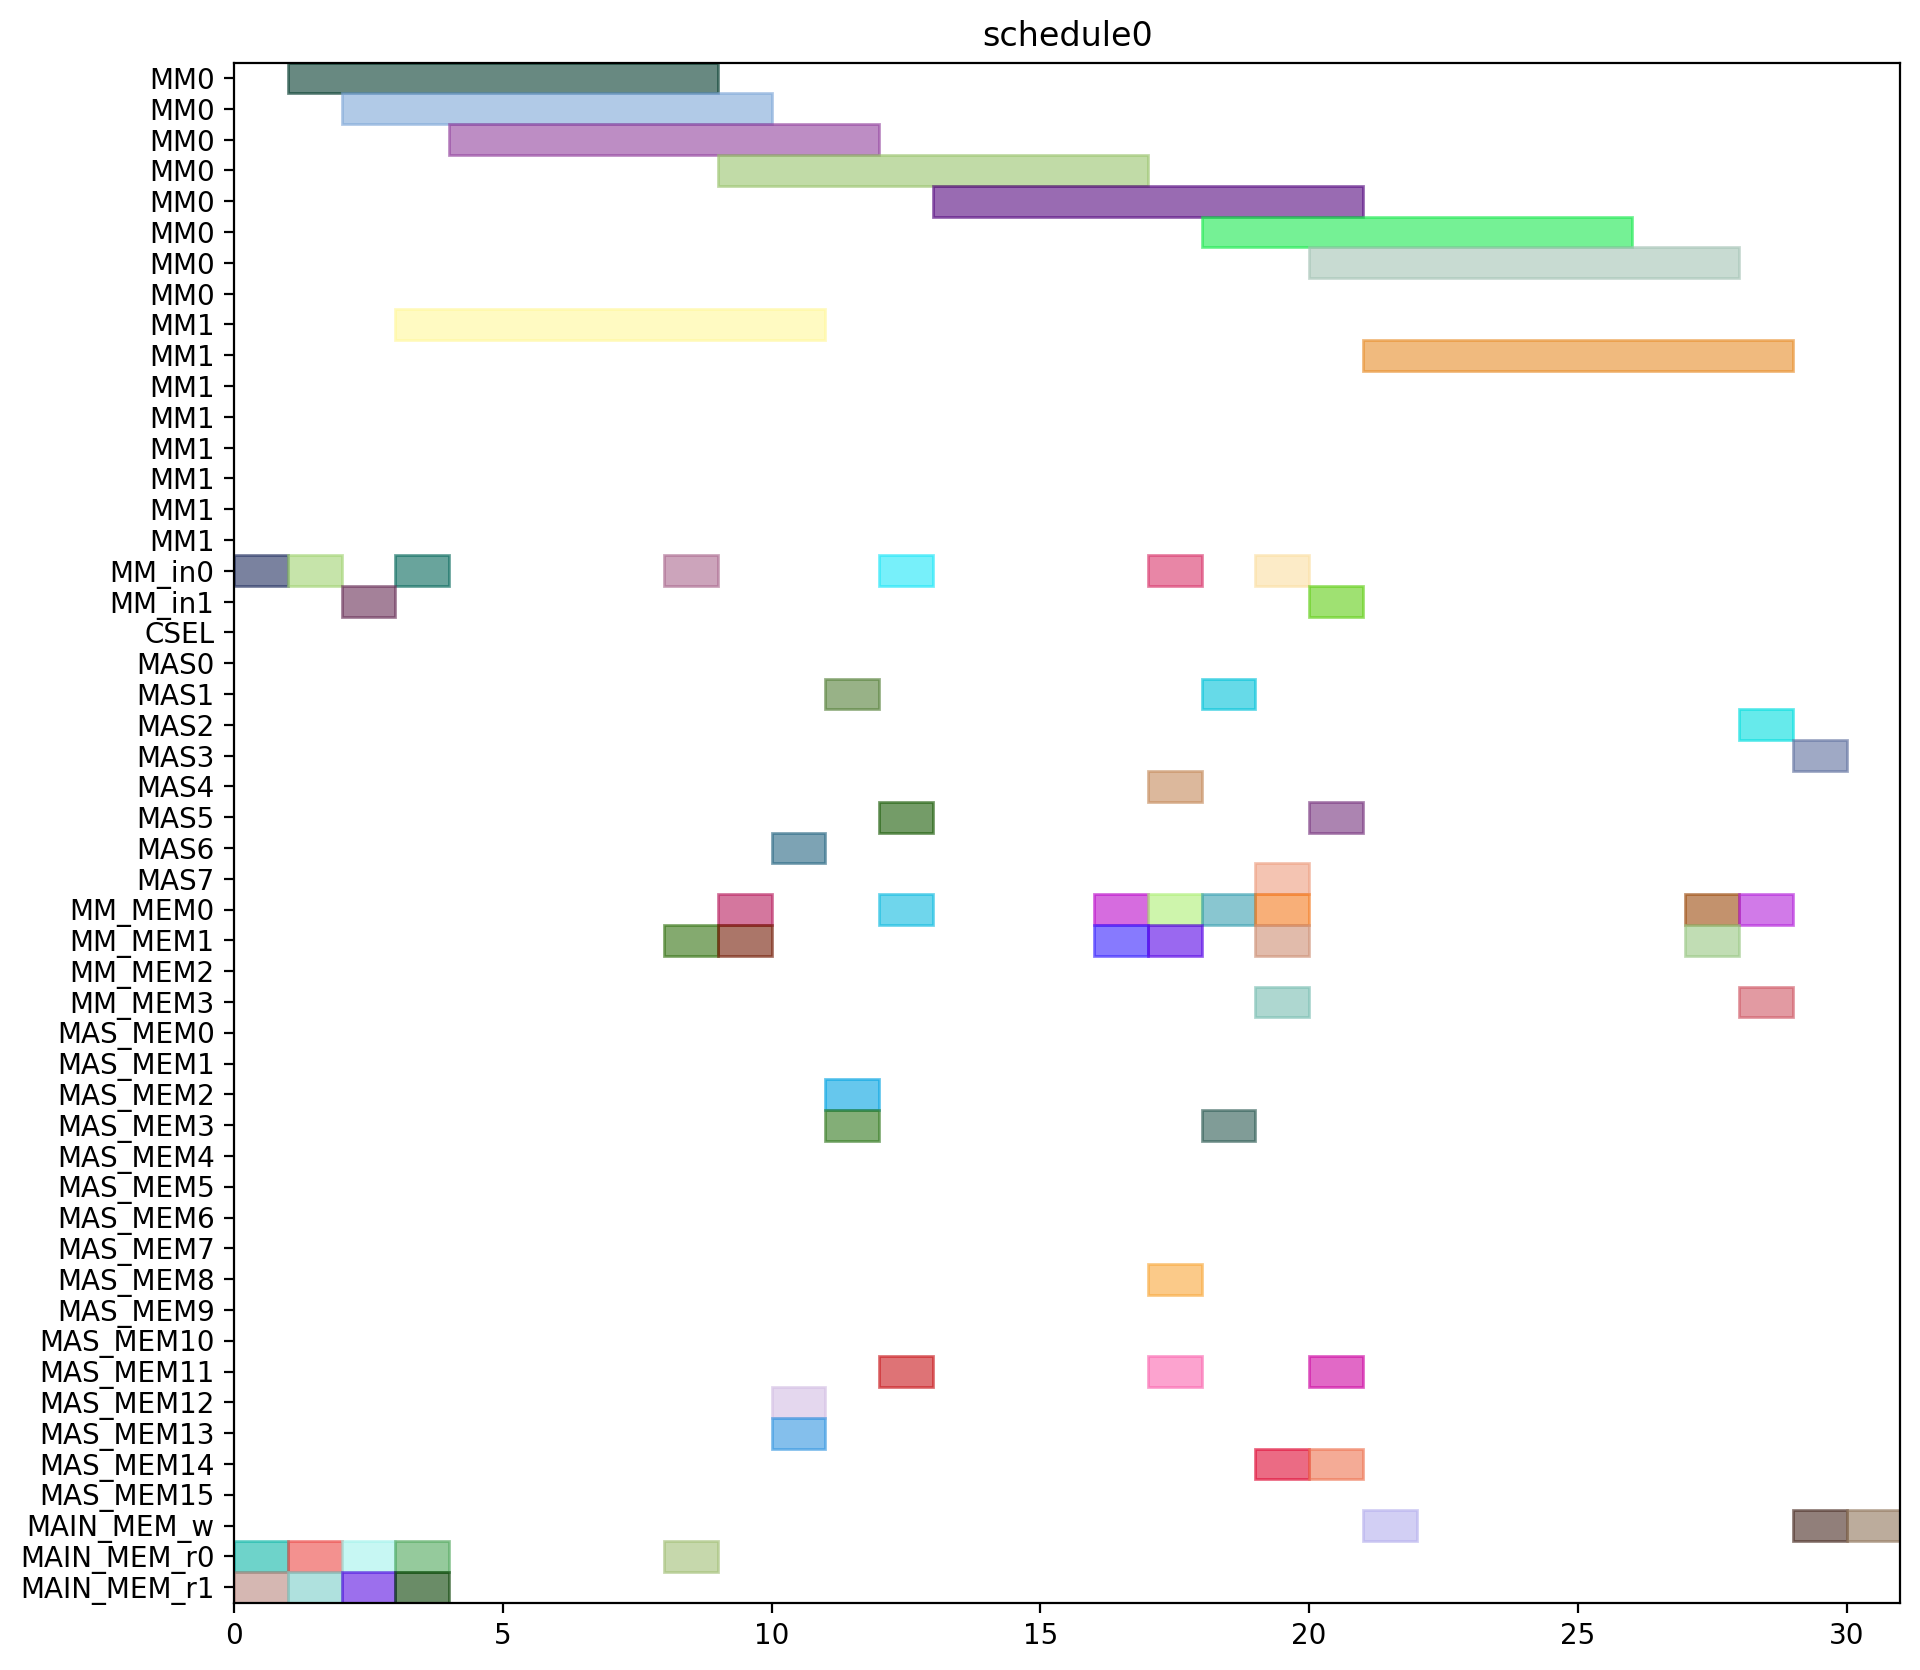

Source code (Python):
from pyschedule import Scenario, solvers, plotters, alt


def solve():
	horizon = 120
	S = Scenario("schedule0", horizon=horizon)

	# resource
	MM = S.Resources('MM', num=2, size=8)
	MM_in = S.Resources('MM_in', num=2)
	CSEL = S.Resource('CSEL')
	MAS = S.Resources('MAS', num=8, size=1, periods=range(1, horizon))
	MM_MEM = S.Resources('MM_MEM', num=4)
	MAS_MEM = S.Resources('MAS_MEM', num=16)
	MAIN_MEM_w = S.Resource('MAIN_MEM_w', size=1)
	MAIN_MEM_r = S.Resources('MAIN_MEM_r', num=2)

	# result of previous scheduling

	# new tasks
	t0 = S.Task('t0', length=8, delay_cost=1)
	t0 += alt(MM)
	t0_in = S.Task('t0_in', length=1, delay_cost=1)
	t0_in += alt(MM_in)
	S += t0_in*MM_in[0]<=t0*MM[0]
	S += t0_in*MM_in[1]<=t0*MM[1]
	t0_mem0 = S.Task('t0_mem0', length=1, delay_cost=1)
	t0_mem0 += MAIN_MEM_r[0]
	S += t0_mem0 <= t0

	t0_mem1 = S.Task('t0_mem1', length=1, delay_cost=1)
	t0_mem1 += MAIN_MEM_r[1]
	S += t0_mem1 <= t0

	t3 = S.Task('t3', length=8, delay_cost=1)
	t3 += alt(MM)
	t3_in = S.Task('t3_in', length=1, delay_cost=1)
	t3_in += alt(MM_in)
	S += t3_in*MM_in[0]<=t3*MM[0]
	S += t3_in*MM_in[1]<=t3*MM[1]
	t3_mem0 = S.Task('t3_mem0', length=1, delay_cost=1)
	t3_mem0 += MAIN_MEM_r[0]
	S += t3_mem0 <= t3

	t3_mem1 = S.Task('t3_mem1', length=1, delay_cost=1)
	t3_mem1 += MAIN_MEM_r[1]
	S += t3_mem1 <= t3

	t1 = S.Task('t1', length=8, delay_cost=1)
	t1 += alt(MM)
	t1_in = S.Task('t1_in', length=1, delay_cost=1)
	t1_in += alt(MM_in)
	S += t1_in*MM_in[0]<=t1*MM[0]
	S += t1_in*MM_in[1]<=t1*MM[1]
	t1_mem0 = S.Task('t1_mem0', length=1, delay_cost=1)
	t1_mem0 += MAIN_MEM_r[0]
	S += t1_mem0 <= t1

	t1_mem1 = S.Task('t1_mem1', length=1, delay_cost=1)
	t1_mem1 += MAIN_MEM_r[1]
	S += t1_mem1 <= t1

	t2 = S.Task('t2', length=8, delay_cost=1)
	t2 += alt(MM)
	t2_in = S.Task('t2_in', length=1, delay_cost=1)
	t2_in += alt(MM_in)
	S += t2_in*MM_in[0]<=t2*MM[0]
	S += t2_in*MM_in[1]<=t2*MM[1]
	t2_mem0 = S.Task('t2_mem0', length=1, delay_cost=1)
	t2_mem0 += MAIN_MEM_r[0]
	S += t2_mem0 <= t2

	t2_mem1 = S.Task('t2_mem1', length=1, delay_cost=1)
	t2_mem1 += MAIN_MEM_r[1]
	S += t2_mem1 <= t2

	t4 = S.Task('t4', length=8, delay_cost=1)
	t4 += alt(MM)
	t4_in = S.Task('t4_in', length=1, delay_cost=1)
	t4_in += alt(MM_in)
	S += t4_in*MM_in[0]<=t4*MM[0]
	S += t4_in*MM_in[1]<=t4*MM[1]
	t4_mem0 = S.Task('t4_mem0', length=1, delay_cost=1)
	t4_mem0 += MAIN_MEM_r[0]
	S += t4_mem0 <= t4

	t4_mem1 = S.Task('t4_mem1', length=1, delay_cost=1)
	t4_mem1 += alt(MM_MEM)
	S += (t2*MM[0])-1 < t4_mem1*MM_MEM[1]
	S += (t2*MM[1])-1 < t4_mem1*MM_MEM[3]
	S += t4_mem1 <= t4

	t5 = S.Task('t5', length=1, delay_cost=1)
	t5 += alt(MAS)
	t5_mem0 = S.Task('t5_mem0', length=1, delay_cost=1)
	t5_mem0 += alt(MM_MEM)
	S += (t0*MM[0])-1 < t5_mem0*MM_MEM[0]
	S += (t0*MM[1])-1 < t5_mem0*MM_MEM[2]
	S += t5_mem0 <= t5

	t5_mem1 = S.Task('t5_mem1', length=1, delay_cost=1)
	t5_mem1 += alt(MM_MEM)
	S += (t0*MM[0])-1 < t5_mem1*MM_MEM[1]
	S += (t0*MM[1])-1 < t5_mem1*MM_MEM[3]
	S += t5_mem1 <= t5

	t6 = S.Task('t6', length=1, delay_cost=1)
	t6 += alt(MAS)
	t6_mem0 = S.Task('t6_mem0', length=1, delay_cost=1)
	t6_mem0 += alt(MAS_MEM)
	S += (t5*MAS[0])-1 < t6_mem0*MAS_MEM[0]
	S += (t5*MAS[1])-1 < t6_mem0*MAS_MEM[2]
	S += (t5*MAS[2])-1 < t6_mem0*MAS_MEM[4]
	S += (t5*MAS[3])-1 < t6_mem0*MAS_MEM[6]
	S += (t5*MAS[4])-1 < t6_mem0*MAS_MEM[8]
	S += (t5*MAS[5])-1 < t6_mem0*MAS_MEM[10]
	S += (t5*MAS[6])-1 < t6_mem0*MAS_MEM[12]
	S += (t5*MAS[7])-1 < t6_mem0*MAS_MEM[14]
	S += t6_mem0 <= t6

	t6_mem1 = S.Task('t6_mem1', length=1, delay_cost=1)
	t6_mem1 += alt(MAS_MEM)
	S += (t5*MAS[0])-1 < t6_mem1*MAS_MEM[1]
	S += (t5*MAS[1])-1 < t6_mem1*MAS_MEM[3]
	S += (t5*MAS[2])-1 < t6_mem1*MAS_MEM[5]
	S += (t5*MAS[3])-1 < t6_mem1*MAS_MEM[7]
	S += (t5*MAS[4])-1 < t6_mem1*MAS_MEM[9]
	S += (t5*MAS[5])-1 < t6_mem1*MAS_MEM[11]
	S += (t5*MAS[6])-1 < t6_mem1*MAS_MEM[13]
	S += (t5*MAS[7])-1 < t6_mem1*MAS_MEM[15]
	S += t6_mem1 <= t6

	t9 = S.Task('t9', length=1, delay_cost=1)
	t9 += alt(MAS)
	t9_mem0 = S.Task('t9_mem0', length=1, delay_cost=1)
	t9_mem0 += alt(MM_MEM)
	S += (t0*MM[0])-1 < t9_mem0*MM_MEM[0]
	S += (t0*MM[1])-1 < t9_mem0*MM_MEM[2]
	S += t9_mem0 <= t9

	t9_mem1 = S.Task('t9_mem1', length=1, delay_cost=1)
	t9_mem1 += alt(MM_MEM)
	S += (t4*MM[0])-1 < t9_mem1*MM_MEM[1]
	S += (t4*MM[1])-1 < t9_mem1*MM_MEM[3]
	S += t9_mem1 <= t9

	t10 = S.Task('t10', length=1, delay_cost=1)
	t10 += alt(MAS)
	t10_mem0 = S.Task('t10_mem0', length=1, delay_cost=1)
	t10_mem0 += alt(MM_MEM)
	S += (t4*MM[0])-1 < t10_mem0*MM_MEM[0]
	S += (t4*MM[1])-1 < t10_mem0*MM_MEM[2]
	S += t10_mem0 <= t10

	t10_mem1 = S.Task('t10_mem1', length=1, delay_cost=1)
	t10_mem1 += alt(MM_MEM)
	S += (t4*MM[0])-1 < t10_mem1*MM_MEM[1]
	S += (t4*MM[1])-1 < t10_mem1*MM_MEM[3]
	S += t10_mem1 <= t10

	t7 = S.Task('t7', length=1, delay_cost=1)
	t7 += alt(MAS)
	t7_mem0 = S.Task('t7_mem0', length=1, delay_cost=1)
	t7_mem0 += alt(MAS_MEM)
	S += (t6*MAS[0])-1 < t7_mem0*MAS_MEM[0]
	S += (t6*MAS[1])-1 < t7_mem0*MAS_MEM[2]
	S += (t6*MAS[2])-1 < t7_mem0*MAS_MEM[4]
	S += (t6*MAS[3])-1 < t7_mem0*MAS_MEM[6]
	S += (t6*MAS[4])-1 < t7_mem0*MAS_MEM[8]
	S += (t6*MAS[5])-1 < t7_mem0*MAS_MEM[10]
	S += (t6*MAS[6])-1 < t7_mem0*MAS_MEM[12]
	S += (t6*MAS[7])-1 < t7_mem0*MAS_MEM[14]
	S += t7_mem0 <= t7

	t7_mem1 = S.Task('t7_mem1', length=1, delay_cost=1)
	t7_mem1 += alt(MAS_MEM)
	S += (t6*MAS[0])-1 < t7_mem1*MAS_MEM[1]
	S += (t6*MAS[1])-1 < t7_mem1*MAS_MEM[3]
	S += (t6*MAS[2])-1 < t7_mem1*MAS_MEM[5]
	S += (t6*MAS[3])-1 < t7_mem1*MAS_MEM[7]
	S += (t6*MAS[4])-1 < t7_mem1*MAS_MEM[9]
	S += (t6*MAS[5])-1 < t7_mem1*MAS_MEM[11]
	S += (t6*MAS[6])-1 < t7_mem1*MAS_MEM[13]
	S += (t6*MAS[7])-1 < t7_mem1*MAS_MEM[15]
	S += t7_mem1 <= t7

	t11 = S.Task('t11', length=1, delay_cost=1)
	t11 += alt(MAS)
	t11_mem0 = S.Task('t11_mem0', length=1, delay_cost=1)
	t11_mem0 += alt(MAS_MEM)
	S += (t10*MAS[0])-1 < t11_mem0*MAS_MEM[0]
	S += (t10*MAS[1])-1 < t11_mem0*MAS_MEM[2]
	S += (t10*MAS[2])-1 < t11_mem0*MAS_MEM[4]
	S += (t10*MAS[3])-1 < t11_mem0*MAS_MEM[6]
	S += (t10*MAS[4])-1 < t11_mem0*MAS_MEM[8]
	S += (t10*MAS[5])-1 < t11_mem0*MAS_MEM[10]
	S += (t10*MAS[6])-1 < t11_mem0*MAS_MEM[12]
	S += (t10*MAS[7])-1 < t11_mem0*MAS_MEM[14]
	S += t11_mem0 <= t11

	t11_mem1 = S.Task('t11_mem1', length=1, delay_cost=1)
	t11_mem1 += alt(MM_MEM)
	S += (t4*MM[0])-1 < t11_mem1*MM_MEM[1]
	S += (t4*MM[1])-1 < t11_mem1*MM_MEM[3]
	S += t11_mem1 <= t11

	t8 = S.Task('t8', length=8, delay_cost=1)
	t8 += alt(MM)
	t8_in = S.Task('t8_in', length=1, delay_cost=1)
	t8_in += alt(MM_in)
	S += t8_in*MM_in[0]<=t8*MM[0]
	S += t8_in*MM_in[1]<=t8*MM[1]
	t8_mem0 = S.Task('t8_mem0', length=1, delay_cost=1)
	t8_mem0 += alt(MM_MEM)
	S += (t4*MM[0])-1 < t8_mem0*MM_MEM[0]
	S += (t4*MM[1])-1 < t8_mem0*MM_MEM[2]
	S += t8_mem0 <= t8

	t8_mem1 = S.Task('t8_mem1', length=1, delay_cost=1)
	t8_mem1 += alt(MAS_MEM)
	S += (t7*MAS[0])-1 < t8_mem1*MAS_MEM[1]
	S += (t7*MAS[1])-1 < t8_mem1*MAS_MEM[3]
	S += (t7*MAS[2])-1 < t8_mem1*MAS_MEM[5]
	S += (t7*MAS[3])-1 < t8_mem1*MAS_MEM[7]
	S += (t7*MAS[4])-1 < t8_mem1*MAS_MEM[9]
	S += (t7*MAS[5])-1 < t8_mem1*MAS_MEM[11]
	S += (t7*MAS[6])-1 < t8_mem1*MAS_MEM[13]
	S += (t7*MAS[7])-1 < t8_mem1*MAS_MEM[15]
	S += t8_mem1 <= t8

	new_PZ = S.Task('new_PZ', length=8, delay_cost=1)
	new_PZ += alt(MM)
	new_PZ_in = S.Task('new_PZ_in', length=1, delay_cost=1)
	new_PZ_in += alt(MM_in)
	S += new_PZ_in*MM_in[0]<=new_PZ*MM[0]
	S += new_PZ_in*MM_in[1]<=new_PZ*MM[1]
	S += 0<new_PZ

	new_PZ_w = S.Task('new_PZ_w', length=1, delay_cost=1)
	new_PZ_w += alt(MAIN_MEM_w)
	S += new_PZ <= new_PZ_w

	new_PZ_mem0 = S.Task('new_PZ_mem0', length=1, delay_cost=1)
	new_PZ_mem0 += alt(MM_MEM)
	S += (t1*MM[0])-1 < new_PZ_mem0*MM_MEM[0]
	S += (t1*MM[1])-1 < new_PZ_mem0*MM_MEM[2]
	S += new_PZ_mem0 <= new_PZ

	new_PZ_mem1 = S.Task('new_PZ_mem1', length=1, delay_cost=1)
	new_PZ_mem1 += alt(MAS_MEM)
	S += (t7*MAS[0])-1 < new_PZ_mem1*MAS_MEM[1]
	S += (t7*MAS[1])-1 < new_PZ_mem1*MAS_MEM[3]
	S += (t7*MAS[2])-1 < new_PZ_mem1*MAS_MEM[5]
	S += (t7*MAS[3])-1 < new_PZ_mem1*MAS_MEM[7]
	S += (t7*MAS[4])-1 < new_PZ_mem1*MAS_MEM[9]
	S += (t7*MAS[5])-1 < new_PZ_mem1*MAS_MEM[11]
	S += (t7*MAS[6])-1 < new_PZ_mem1*MAS_MEM[13]
	S += (t7*MAS[7])-1 < new_PZ_mem1*MAS_MEM[15]
	S += new_PZ_mem1 <= new_PZ

	t12 = S.Task('t12', length=1, delay_cost=1)
	t12 += alt(MAS)
	t12_mem0 = S.Task('t12_mem0', length=1, delay_cost=1)
	t12_mem0 += alt(MM_MEM)
	S += (t0*MM[0])-1 < t12_mem0*MM_MEM[0]
	S += (t0*MM[1])-1 < t12_mem0*MM_MEM[2]
	S += t12_mem0 <= t12

	t12_mem1 = S.Task('t12_mem1', length=1, delay_cost=1)
	t12_mem1 += alt(MAS_MEM)
	S += (t11*MAS[0])-1 < t12_mem1*MAS_MEM[1]
	S += (t11*MAS[1])-1 < t12_mem1*MAS_MEM[3]
	S += (t11*MAS[2])-1 < t12_mem1*MAS_MEM[5]
	S += (t11*MAS[3])-1 < t12_mem1*MAS_MEM[7]
	S += (t11*MAS[4])-1 < t12_mem1*MAS_MEM[9]
	S += (t11*MAS[5])-1 < t12_mem1*MAS_MEM[11]
	S += (t11*MAS[6])-1 < t12_mem1*MAS_MEM[13]
	S += (t11*MAS[7])-1 < t12_mem1*MAS_MEM[15]
	S += t12_mem1 <= t12

	t13 = S.Task('t13', length=8, delay_cost=1)
	t13 += alt(MM)
	t13_in = S.Task('t13_in', length=1, delay_cost=1)
	t13_in += alt(MM_in)
	S += t13_in*MM_in[0]<=t13*MM[0]
	S += t13_in*MM_in[1]<=t13*MM[1]
	t13_mem0 = S.Task('t13_mem0', length=1, delay_cost=1)
	t13_mem0 += alt(MAS_MEM)
	S += (t12*MAS[0])-1 < t13_mem0*MAS_MEM[0]
	S += (t12*MAS[1])-1 < t13_mem0*MAS_MEM[2]
	S += (t12*MAS[2])-1 < t13_mem0*MAS_MEM[4]
	S += (t12*MAS[3])-1 < t13_mem0*MAS_MEM[6]
	S += (t12*MAS[4])-1 < t13_mem0*MAS_MEM[8]
	S += (t12*MAS[5])-1 < t13_mem0*MAS_MEM[10]
	S += (t12*MAS[6])-1 < t13_mem0*MAS_MEM[12]
	S += (t12*MAS[7])-1 < t13_mem0*MAS_MEM[14]
	S += t13_mem0 <= t13

	t13_mem1 = S.Task('t13_mem1', length=1, delay_cost=1)
	t13_mem1 += alt(MAS_MEM)
	S += (t9*MAS[0])-1 < t13_mem1*MAS_MEM[1]
	S += (t9*MAS[1])-1 < t13_mem1*MAS_MEM[3]
	S += (t9*MAS[2])-1 < t13_mem1*MAS_MEM[5]
	S += (t9*MAS[3])-1 < t13_mem1*MAS_MEM[7]
	S += (t9*MAS[4])-1 < t13_mem1*MAS_MEM[9]
	S += (t9*MAS[5])-1 < t13_mem1*MAS_MEM[11]
	S += (t9*MAS[6])-1 < t13_mem1*MAS_MEM[13]
	S += (t9*MAS[7])-1 < t13_mem1*MAS_MEM[15]
	S += t13_mem1 <= t13

	t14 = S.Task('t14', length=8, delay_cost=1)
	t14 += alt(MM)
	t14_in = S.Task('t14_in', length=1, delay_cost=1)
	t14_in += alt(MM_in)
	S += t14_in*MM_in[0]<=t14*MM[0]
	S += t14_in*MM_in[1]<=t14*MM[1]
	t14_mem0 = S.Task('t14_mem0', length=1, delay_cost=1)
	t14_mem0 += alt(MAS_MEM)
	S += (t12*MAS[0])-1 < t14_mem0*MAS_MEM[0]
	S += (t12*MAS[1])-1 < t14_mem0*MAS_MEM[2]
	S += (t12*MAS[2])-1 < t14_mem0*MAS_MEM[4]
	S += (t12*MAS[3])-1 < t14_mem0*MAS_MEM[6]
	S += (t12*MAS[4])-1 < t14_mem0*MAS_MEM[8]
	S += (t12*MAS[5])-1 < t14_mem0*MAS_MEM[10]
	S += (t12*MAS[6])-1 < t14_mem0*MAS_MEM[12]
	S += (t12*MAS[7])-1 < t14_mem0*MAS_MEM[14]
	S += t14_mem0 <= t14

	t14_mem1 = S.Task('t14_mem1', length=1, delay_cost=1)
	t14_mem1 += alt(MM_MEM)
	S += (t3*MM[0])-1 < t14_mem1*MM_MEM[1]
	S += (t3*MM[1])-1 < t14_mem1*MM_MEM[3]
	S += t14_mem1 <= t14

	new_PY = S.Task('new_PY', length=1, delay_cost=1)
	new_PY += alt(MAS)
	S += 0<new_PY

	new_PY_w = S.Task('new_PY_w', length=1, delay_cost=1)
	new_PY_w += alt(MAIN_MEM_w)
	S += new_PY <= new_PY_w

	new_PY_mem0 = S.Task('new_PY_mem0', length=1, delay_cost=1)
	new_PY_mem0 += alt(MM_MEM)
	S += (t8*MM[0])-1 < new_PY_mem0*MM_MEM[0]
	S += (t8*MM[1])-1 < new_PY_mem0*MM_MEM[2]
	S += new_PY_mem0 <= new_PY

	new_PY_mem1 = S.Task('new_PY_mem1', length=1, delay_cost=1)
	new_PY_mem1 += alt(MM_MEM)
	S += (t13*MM[0])-1 < new_PY_mem1*MM_MEM[1]
	S += (t13*MM[1])-1 < new_PY_mem1*MM_MEM[3]
	S += new_PY_mem1 <= new_PY

	new_PX = S.Task('new_PX', length=1, delay_cost=1)
	new_PX += alt(MAS)
	S += 0<new_PX

	new_PX_w = S.Task('new_PX_w', length=1, delay_cost=1)
	new_PX_w += alt(MAIN_MEM_w)
	S += new_PX <= new_PX_w

	new_PX_mem0 = S.Task('new_PX_mem0', length=1, delay_cost=1)
	new_PX_mem0 += alt(MM_MEM)
	S += (t14*MM[0])-1 < new_PX_mem0*MM_MEM[0]
	S += (t14*MM[1])-1 < new_PX_mem0*MM_MEM[2]
	S += new_PX_mem0 <= new_PX

	new_PX_mem1 = S.Task('new_PX_mem1', length=1, delay_cost=1)
	new_PX_mem1 += alt(MM_MEM)
	S += (t14*MM[0])-1 < new_PX_mem1*MM_MEM[1]
	S += (t14*MM[1])-1 < new_PX_mem1*MM_MEM[3]
	S += new_PX_mem1 <= new_PX

	solvers.mip.solve(S,msg=1,kind='CPLEX',ratio_gap=1.01)

	solution = [['hoge']*len(S.solution()[1]) for i in range(len(S.solution()))]
	for i in range(len(S.solution())):
		for j in range(len(S.solution()[i])):
			solution[i][j]=str(S.solution()[i][j])
	print(solution)

	cycles = int(solution[-1][3])

	pic_file_name = "/home/mfukuda/ABE/multiRAM_multiMAS_16mux/scheduling_result/stage8MM2_stage1MAS8/EP_DBL_A_0/schedule0.png"
	if(S.solution() != []):
		plotters.matplotlib.plot(S,img_filename=pic_file_name, show_task_labels=False, fig_size=(cycles*0.25+3, 10))

	return solution
